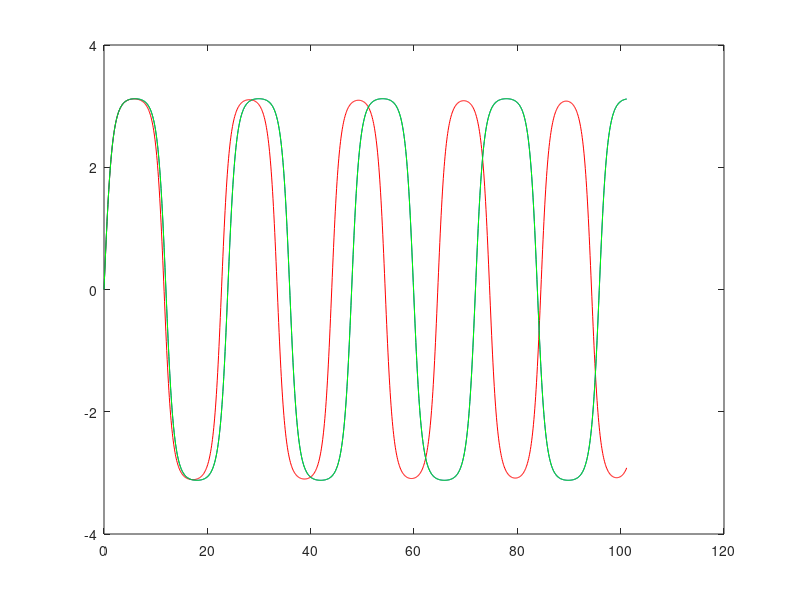

Source code (MATLAB):
%%%%%%%%%%%%%%%%%% PENDULO
u0 = 0;
v0 = 1.9999992384564990;%v0 = 2.0000001;
wc = 1;
T = 33.7210;
Dt = T/400;
tmax = 3*T;
rango = 0:Dt:tmax;
%%%%%%%%%%%%%%%%%% RK
u0 = 0;
v0 = 1.9999;
u=[u0];
for i = rango
  a0 = -wc*sin(u0);
%
  u1 = u0 + (1/2)*Dt*v0;
  v1 = v0 + (1/2)*Dt*a0;
  a1 = -wc*sin(u1);
%
  u2 = u0 +    1*Dt*v0 + 1*Dt^2*a0;
  v2 = v0 + (-1)*Dt*a0 + 2*Dt*a1;
  a2 = -wc*sin(u2);
%
  u3 = u0 + Dt*v0 + (1/6)*(Dt^2)*a0 + (1/3)*(Dt^2)*a1;
  %u3 = u0 +       Dt*v0 +  1/6*Dt^2*(-1*a0 + 8*a1); esta mal
  v3 = v0 + (1/6)*Dt*a0 + (2/3)*Dt*a1 + (1/6)*Dt*a2;
%
  u=[u,u3];
 
%
  u0=u3;
  v0=v3;
endfor
urk=u(1:(length(u)-1));
%%%%%%%%%%%%%%%%%% M3
u0 = 0;
v0 = 1.9999;
u=[u0];
for i = rango
  a0 = -wc*sin(u0);
  %
  u1 = u0 + 1/3*Dt*v0 + 1/18*Dt^2*a0;
  v1 = v0 + 1/3*Dt*a0;
  a1 = -wc*sin(u1);
  %
  u2 = u0 + 2/3*Dt*v0 + 1/27*Dt^2*(2*a0 + 4*a1); % EC 23
  v2 = v0 + 2/3*Dt*a1;
  a2 = -wc*sin(u2);
  %
  u3 = u0 + Dt*v0 + 1/6*Dt^2*(a0 + a1 + a2); % EC 26
  v3 = v0 + 1/4*Dt*(a0 + 3*a2);
%
  u=[u,u3]; 
%
  u0=u3;
  v0=v3;
endfor
umet3=u(1:(length(u)-1));
%%%%%%%%%%%%%%%%%% M4
u0 = 0;
v0 = 1.9999;
u=[u0];
for i = rango
  a0 = -wc*sin(u0); % EC. 1
  %
  u1 = u0 + 1/3*Dt*v0 + 1/18*Dt^2*a0; % EC 2.1
  v1 = v0 + 1/3*Dt*a0; % EC 2.2
  a1 = -wc*sin(u1); % EC 3
  %
  u2 = u0 + 1/2*Dt*v0 + 3/40*Dt^2*(2*a0/3 + a1); % EC 4.1
  v2 = v0 + 1/8*Dt*a0 + 3/8*Dt*a1; % EC 4.2
  a2 = -wc*sin(u2); % EC 5
  %
  u3 = u0 + 1*Dt*v0 + 1/20*Dt^2*(a0 + 9*a1); % EC 6.1
  v3 = v0 + 1/2*Dt*(a0 -3*a1 + 4*a2); % EC 6.2
  a3 = -wc*sin(u3); % EC 7
  %
  u4 = u0 + Dt*v0 + 1/6*Dt^2*(a0 + 2*a2); % EC 8.1
  v4 = v0 + 1/6*Dt*(a0 + 4*a2 + a3); % EC 8.2
  %
  u=[u,u4];
  %
  u0=u4;
  v0=v4;
endfor
umet4=u(1:(length(u)-1));
%%%%%%%%%%%%%%%%%% GRAFICO
plot(rango,urk,"-r",rango,umet3,"-b",rango,umet4,"-g");
